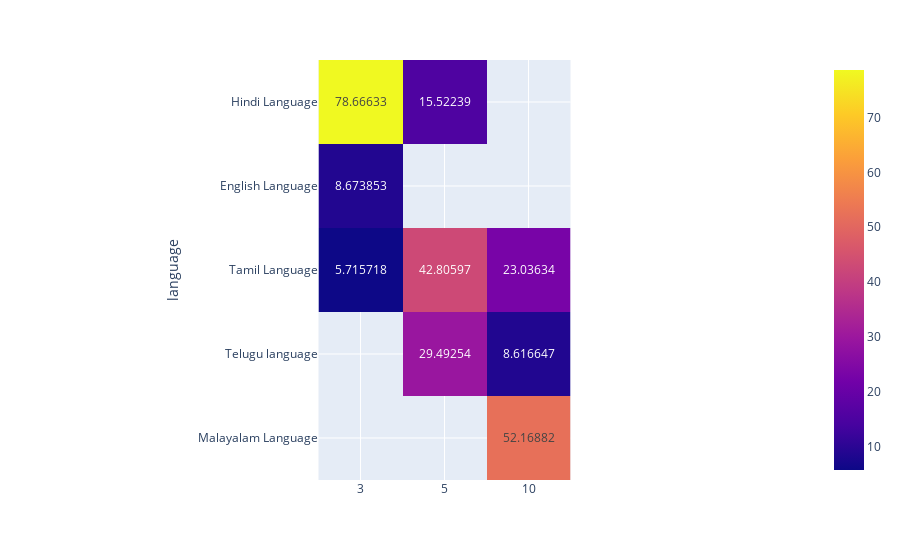

Source (notebook cell):
### Code cell
fig = px.imshow(first_languages, text_auto=True)
fig.show()

### Figure 1 — Plotly figure (JSON) as saved in the notebook; plotly's stock layout.template omitted (floating-point values rounded to 4 significant figures)
{"data": [{"coloraxis": "coloraxis", "hovertemplate": "x: %{x}<br>language: %{y}<br>color: %{z}<extra></extra>", "name": "0", "texttemplate": "%{z}", "type": "heatmap", "x": ["3", "5", "10"], "xaxis": "x", "y": ["Hindi Language", "English Language", "Tamil Language", "Telugu language", "Malayalam Language"], "yaxis": "y", "z": [[78.67, 15.52, null], [8.674, null, null], [5.716, 42.81, 23.04], [null, 29.49, 8.617], [null, null, 52.17]]}], "layout": {"coloraxis": {"colorscale": [[0, "#0d0887"], [0.1111, "#46039f"], [0.2222, "#7201a8"], [0.3333, "#9c179e"], [0.4444, "#bd3786"], [0.5556, "#d8576b"], [0.6667, "#ed7953"], [0.7778, "#fb9f3a"], [0.8889, "#fdca26"], [1, "#f0f921"]]}, "margin": {"t": 60}, "xaxis": {"anchor": "y", "constrain": "domain", "domain": [0, 1], "scaleanchor": "y"}, "yaxis": {"anchor": "x", "autorange": "reversed", "constrain": "domain", "domain": [0, 1], "title": {"text": "language"}}}}
